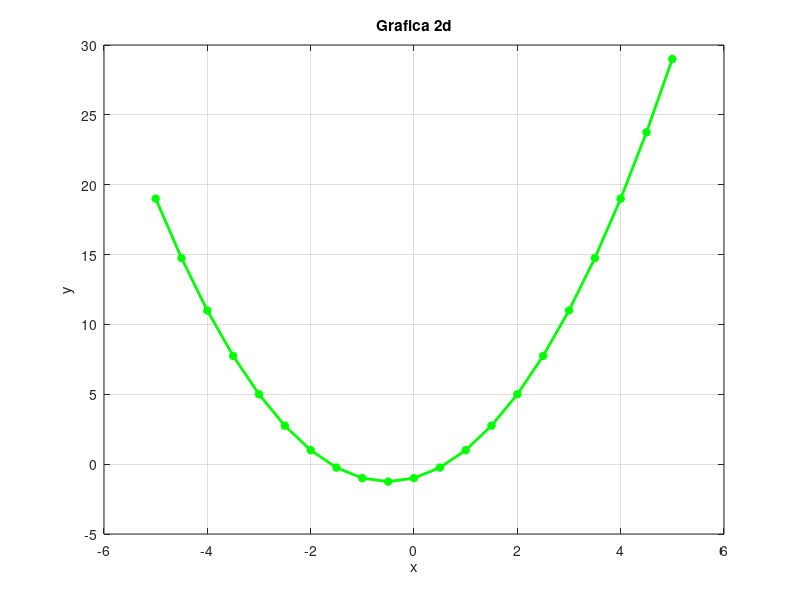

This figure's MATLAB source:
clc
clear all
close all

%%Grafica 2D a partir de datos

x= -5: 0.5: 5;  %vector x de -5 a 5 cada .5
y= x.^2 + x -1; %vector y

figure(1)
plot(x,y,"*-g",'Linewidth',2)
grid
title("Grafica 2d")
ylabel("y")
xlabel("x")
